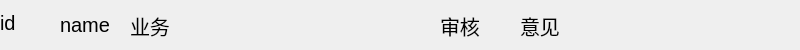
<?xml version="1.0" encoding="UTF-8"?>
<ui version="4.0">
 <class>perprotyListWidget</class>
 <widget class="QWidget" name="perprotyListWidget">
  <property name="geometry">
   <rect>
    <x>0</x>
    <y>0</y>
    <width>800</width>
    <height>50</height>
   </rect>
  </property>
  <property name="windowTitle">
   <string>Form</string>
  </property>
  <widget class="QLabel" name="label_id">
   <property name="geometry">
    <rect>
     <x>0</x>
     <y>0</y>
     <width>60</width>
     <height>45</height>
    </rect>
   </property>
   <property name="font">
    <font>
     <pointsize>15</pointsize>
    </font>
   </property>
   <property name="frameShape">
    <enum>QFrame::NoFrame</enum>
   </property>
   <property name="text">
    <string>id</string>
   </property>
  </widget>
  <widget class="QLabel" name="label_name">
   <property name="geometry">
    <rect>
     <x>60</x>
     <y>0</y>
     <width>71</width>
     <height>50</height>
    </rect>
   </property>
   <property name="font">
    <font>
     <pointsize>15</pointsize>
    </font>
   </property>
   <property name="frameShape">
    <enum>QFrame::NoFrame</enum>
   </property>
   <property name="text">
    <string>name</string>
   </property>
  </widget>
  <widget class="QLabel" name="label_perproty">
   <property name="geometry">
    <rect>
     <x>130</x>
     <y>0</y>
     <width>301</width>
     <height>51</height>
    </rect>
   </property>
   <property name="font">
    <font>
     <pointsize>15</pointsize>
    </font>
   </property>
   <property name="frameShape">
    <enum>QFrame::NoFrame</enum>
   </property>
   <property name="text">
    <string>业务</string>
   </property>
  </widget>
  <widget class="QLabel" name="label_examine">
   <property name="geometry">
    <rect>
     <x>440</x>
     <y>0</y>
     <width>71</width>
     <height>51</height>
    </rect>
   </property>
   <property name="font">
    <font>
     <pointsize>15</pointsize>
    </font>
   </property>
   <property name="frameShape">
    <enum>QFrame::NoFrame</enum>
   </property>
   <property name="text">
    <string>审核</string>
   </property>
  </widget>
  <widget class="QLabel" name="label_opinion">
   <property name="geometry">
    <rect>
     <x>520</x>
     <y>0</y>
     <width>281</width>
     <height>51</height>
    </rect>
   </property>
   <property name="font">
    <font>
     <pointsize>15</pointsize>
    </font>
   </property>
   <property name="frameShape">
    <enum>QFrame::NoFrame</enum>
   </property>
   <property name="text">
    <string>意见</string>
   </property>
  </widget>
 </widget>
 <resources/>
 <connections/>
</ui>
